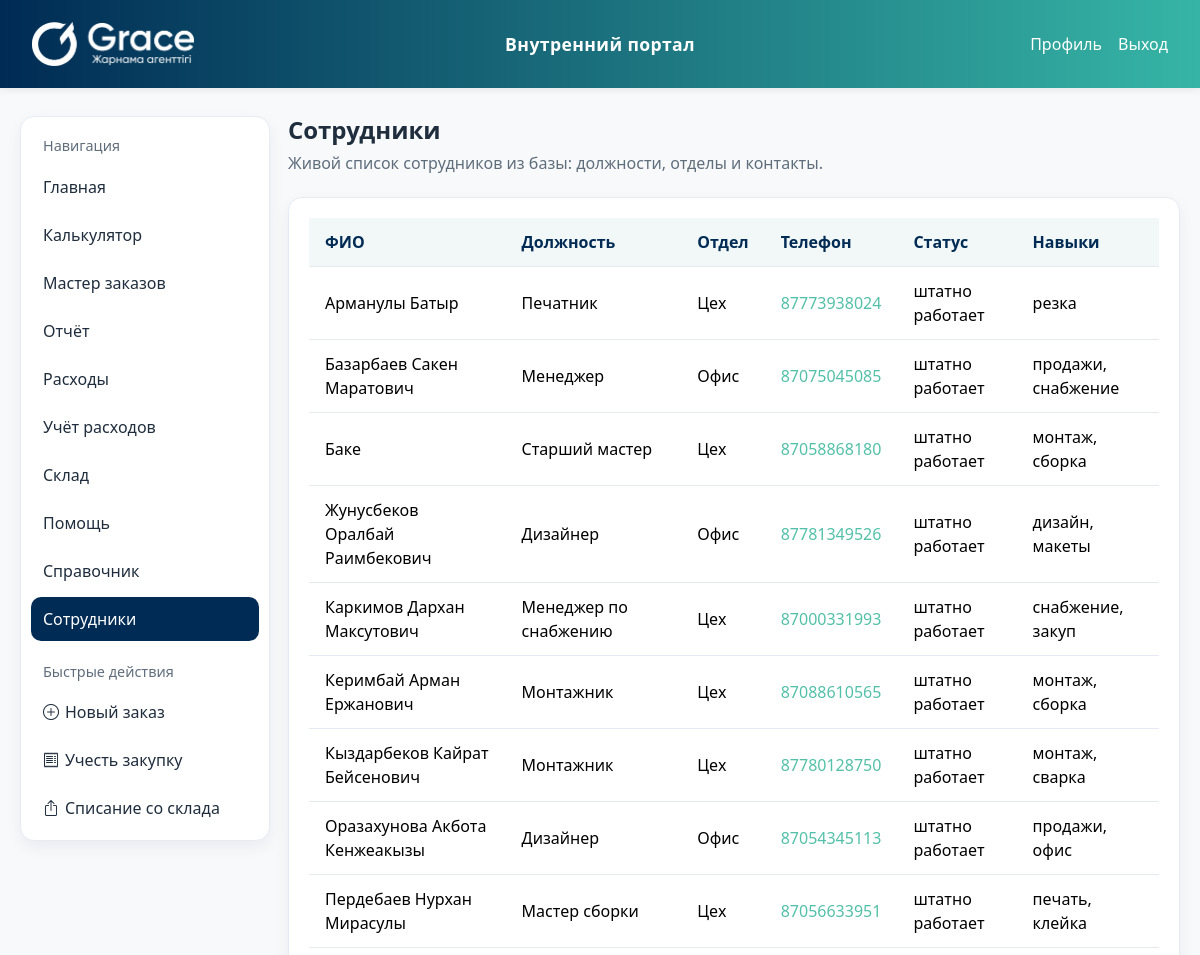
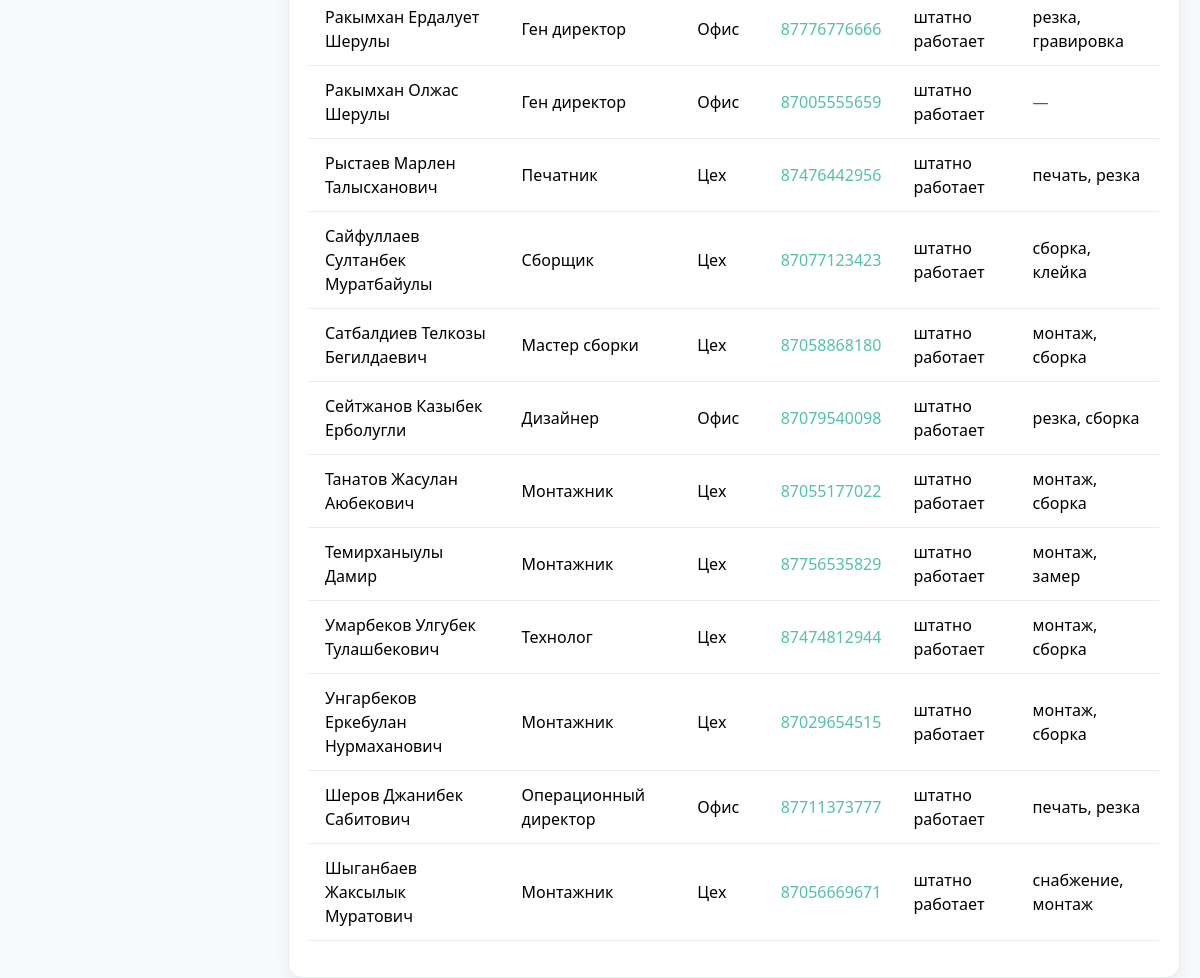
Page /staff/ on the committed database (2 pictures, top to bottom).
### accounts/models.py (models this page shows, shortened)
class Employee(models.Model):
    user = models.OneToOneField(
        User,
        on_delete=models.SET_NULL,
        null=True,
        blank=True,
        related_name="employee_profile"
    )
    full_name = models.CharField("ФИО", max_length=200, db_index=True)
    phone = models.CharField("Телефон", max_length=32, blank=True)
    birth_date = models.DateField("Дата рождения", null=True, blank=True)
    status = models.CharField("Статус", max_length=20, default="штатно работает")
    main_position = models.ForeignKey(
        Position,
        on_delete=models.SET_NULL,
        null=True,
        blank=True,
        related_name="employees"
    )
    skills = models.ManyToManyField(
        Skill,
        through="EmployeeSkill",
        related_name="employees"
    )
    class Meta:
        verbose_name = "Сотрудник"
        verbose_name_plural = "Сотрудники"

class Position(models.Model):
    name = models.CharField(max_length=120, unique=True)
    department = models.ForeignKey(
        Department,
        on_delete=models.SET_NULL,
        null=True,
        blank=True,
        related_name="positions"
    )
    class Meta:
        verbose_name = "Должность"
        verbose_name_plural = "Должности"

class Department(models.Model):
    name = models.CharField(max_length=100, unique=True)
    class Meta:
        verbose_name = "Отдел"
        verbose_name_plural = "Отделы"

class Skill(models.Model):
    code = models.SlugField(max_length=50, unique=True)
    name = models.CharField(max_length=120)
    class Meta:
        verbose_name = "Навык"
        verbose_name_plural = "Навыки"
    def __str__(self):
        return self.name

### portal/views.py (the view)
# urls.py: path('staff/', views.staff, name='staff'),
def staff(request):
    employees = (
        Employee.objects.select_related("main_position__department")
        .prefetch_related("skills")
        .order_by("full_name")
    )
    context = {"employees": employees}
    return render(request, "portal/staff.html", context)

### portal/context_processors.py (called while the page is built)
def app_config(request):
    return {"APP_CONFIG": {
        "TRELLO_KEY": os.getenv("TRELLO_KEY", ""),
        "TRELLO_TOKEN": os.getenv("TRELLO_TOKEN", ""),
        "SHEETS_API_KEY": os.getenv("SHEETS_API_KEY", ""),
    }}

### portal/templates/portal/staff.html (shortened to what this page needs)
{% extends 'portal/base.html' %}
{% block content %}
  <h1 class="page-title">Сотрудники</h1>
  <p class="page-sub">Живой список сотрудников из базы: должности, отделы и контакты.</p>
  <div class="card">
    <div class="table-responsive">
      <table class="table">
        <thead>
          <tr>
            <th>ФИО</th>
            <th>Должность</th>
            <th>Отдел</th>
            <th>Телефон</th>
            <th>Статус</th>
            <th>Навыки</th>
          </tr>
        </thead>
        <tbody>
          {% if employees %}
            {% for employee in employees %}
              <tr>
                <td>{{ employee.full_name }}</td>
                <td>{{ employee.main_position.name|default:"—" }}</td>
                <td>{{ employee.main_position.department.name|default:"—" }}</td>
                <td>
                  {% if employee.phone %}
                    <a href="tel:{{ employee.phone }}">{{ employee.phone }}</a>
                  {% else %}
                    <span class="text-muted">нет номера</span>
                  {% endif %}
                </td>
                <td>{{ employee.status }}</td>
                <td>
                  {% with employee.skills.all as skills %}
                    {% if skills %}
                      {{ skills|join:", " }}
                    {% else %}
                      <span class="text-muted">—</span>
                    {% endif %}
                  {% endwith %}
                </td>
              </tr>
            {% endfor %}
          {% else %}
            <tr>
              <td colspan="6" class="text-muted">Сотрудников пока нет. Добавьте их через админку или импорт.</td>
            </tr>
          {% endif %}
        </tbody>
      </table>
    </div>
  </div>
{% endblock %}

### portal/static/portal/css/styles.css (style rules this page uses)
:root { --brand-primary: #53C0A9; --brand-dark: #002B54; --brand-bg: #f7f9fb; --text: #1F2D3D; --muted: #606e7c; --line: #e7ecf3; --card: #fff; --radius: 14px; --shadow: 0 6px 16px rgba(6, 21, 46, 0.06); }
html, body { height: 100%; }
body { margin: 0; background: var(--brand-bg); color: var(--text); font-family: "Segoe UI", system-ui, -apple-system, sans-serif; }
.page-title { margin: 0 0 6px; font-size: 24px; font-weight: 800; }
.page-sub { margin: 0 0 22px; color: var(--muted); }
.card { background: var(--card); border: 1px solid var(--line); border-radius: var(--radius); box-shadow: var(--shadow); padding: 20px; }
.table { width: 100%; border-collapse: collapse; }
.table th, .table td { padding: 12px 16px; border-bottom: 1px solid #e5e9f0; text-align: left; vertical-align: middle; }
.table th { background: #f1f8f7; font-weight: 600; color: var(--brand-dark); }
.table tr:last-child td { border-bottom: 1px solid #e5e9f0; }
.table td a { color: var(--brand-primary); text-decoration: none; font-weight: 500; }

### rows in the picture
Employee: full_name "Арманулы Батыр", main_position.name "Печатник", main_position.department.name "Цех", phone "87773938024", status "штатно работает", skills.all "резка"
Employee: full_name "Базарбаев Сакен Маратович", main_position.name "Менеджер", main_position.department.name "Офис", phone "87075045085", status "штатно работает", skills.all "продажи, снабжение"
Employee: full_name "Баке", main_position.name "Старший мастер", main_position.department.name "Цех", phone "87058868180", status "штатно работает", skills.all "монтаж, сборка"
Employee: full_name "Жунусбеков Оралбай Раимбекович", main_position.name "Дизайнер", main_position.department.name "Офис", phone "87781349526", status "штатно работает", skills.all "дизайн, макеты"
Employee: full_name "Каркимов Дархан Максутович", main_position.name "Менеджер по снабжению", main_position.department.name "Цех", phone "87000331993", status "штатно работает", skills.all "снабжение, закуп"
Employee: full_name "Керимбай Арман Ержанович", main_position.name "Монтажник", main_position.department.name "Цех", phone "87088610565", status "штатно работает", skills.all "монтаж, сборка"
Employee: full_name "Кыздарбеков Кайрат Бейсенович", main_position.name "Монтажник", main_position.department.name "Цех", phone "87780128750", status "штатно работает", skills.all "монтаж, сварка"
Employee: full_name "Оразахунова Акбота Кенжеакызы", main_position.name "Дизайнер", main_position.department.name "Офис", phone "87054345113", status "штатно работает", skills.all "продажи, офис"
Employee: full_name "Пердебаев Нурхан Мирасулы", main_position.name "Мастер сборки", main_position.department.name "Цех", phone "87056633951", status "штатно работает", skills.all "печать, клейка"
Employee: full_name "Ракымхан Ердалует Шерулы", main_position.name "Ген директор", main_position.department.name "Офис", phone "87776776666", status "штатно работает", skills.all "резка, гравировка"
Employee: full_name "Ракымхан Олжас Шерулы", main_position.name "Ген директор", main_position.department.name "Офис", phone "87005555659", status "штатно работает"
Employee: full_name "Рыстаев Марлен Талысханович", main_position.name "Печатник", main_position.department.name "Цех", phone "87476442956", status "штатно работает", skills.all "печать, резка"
Employee: full_name "Сайфуллаев Султанбек Муратбайулы", main_position.name "Сборщик", main_position.department.name "Цех", phone "87077123423", status "штатно работает", skills.all "сборка, клейка"
Employee: full_name "Сатбалдиев Телкозы Бегилдаевич", main_position.name "Мастер сборки", main_position.department.name "Цех", phone "87058868180", status "штатно работает", skills.all "монтаж, сборка"
Employee: full_name "Сейтжанов Казыбек Ерболугли", main_position.name "Дизайнер", main_position.department.name "Офис", phone "87079540098", status "штатно работает", skills.all "резка, сборка"
Employee: full_name "Танатов Жасулан Аюбекович", main_position.name "Монтажник", main_position.department.name "Цех", phone "87055177022", status "штатно работает", skills.all "монтаж, сборка"
Employee: full_name "Темирханыулы Дамир", main_position.name "Монтажник", main_position.department.name "Цех", phone "87756535829", status "штатно работает", skills.all "монтаж, замер"
Employee: full_name "Умарбеков Улгубек Тулашбекович", main_position.name "Технолог", main_position.department.name "Цех", phone "87474812944", status "штатно работает", skills.all "монтаж, сборка"
Employee: full_name "Унгарбеков Еркебулан Нурмаханович", main_position.name "Монтажник", main_position.department.name "Цех", phone "87029654515", status "штатно работает", skills.all "монтаж, сборка"
Employee: full_name "Шеров Джанибек Сабитович", main_position.name "Операционный директор", main_position.department.name "Офис", phone "87711373777", status "штатно работает", skills.all "печать, резка"
Employee: full_name "Шыганбаев Жаксылык Муратович", main_position.name "Монтажник", main_position.department.name "Цех", phone "87056669671", status "штатно работает", skills.all "снабжение, монтаж"
